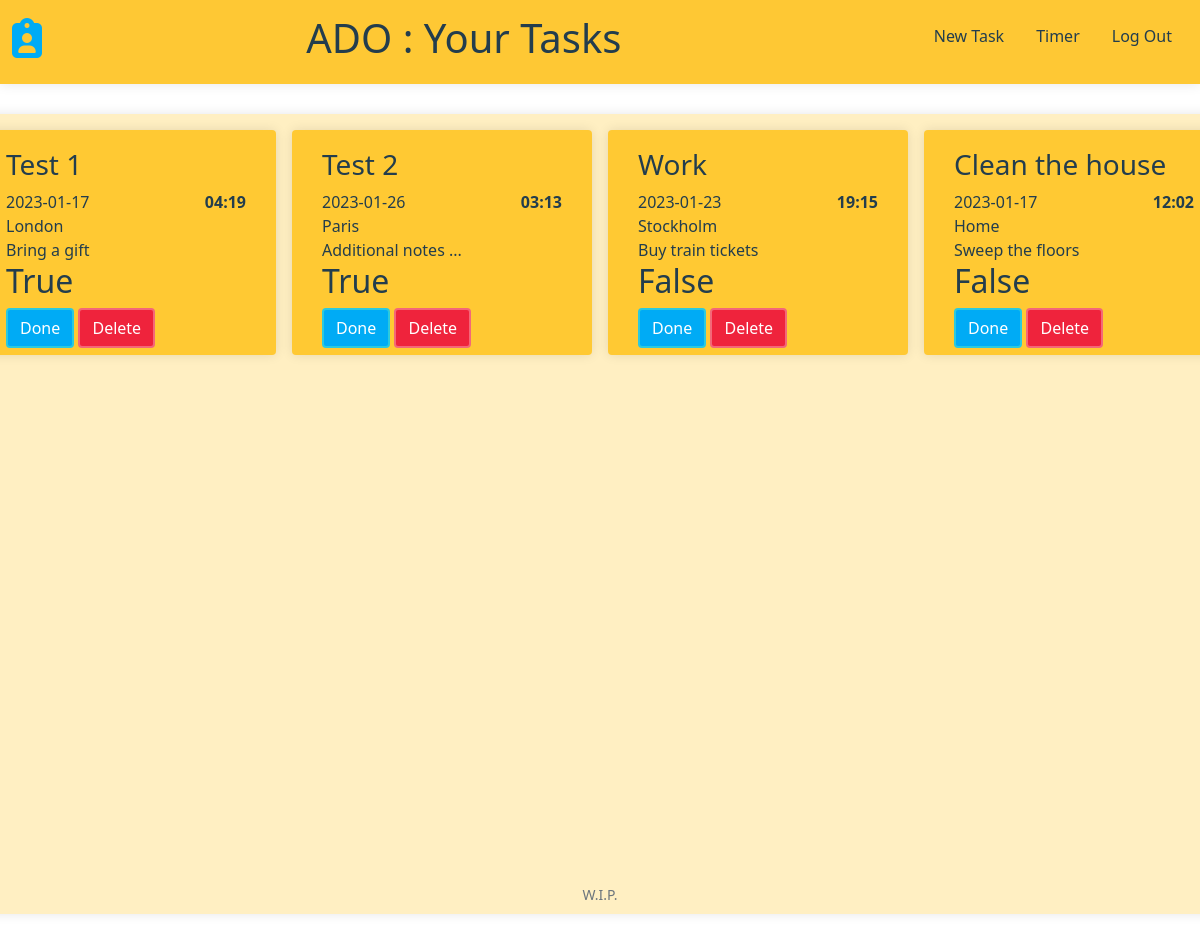
The app's page / (signed in), older data.
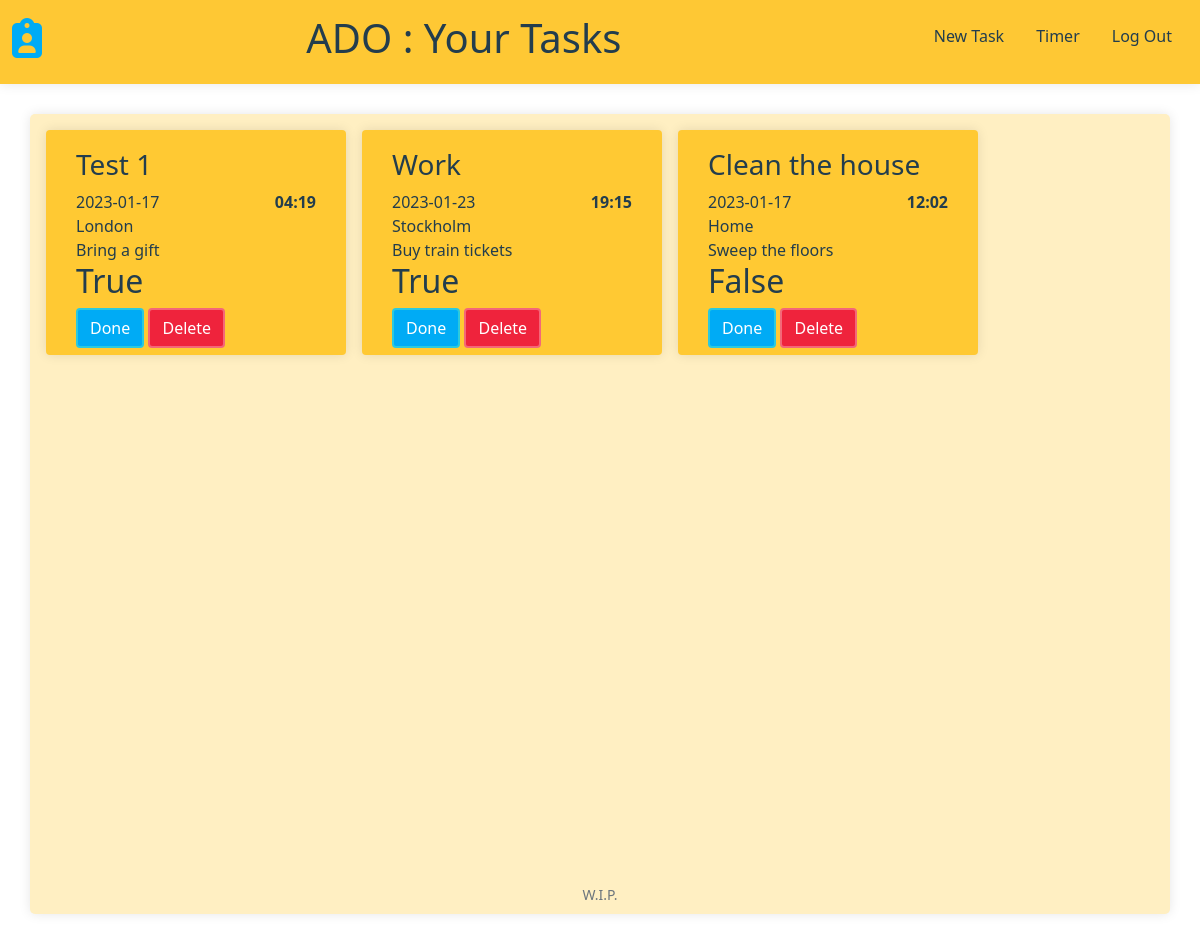
The same page, newer data.
### tables this page shows
CREATE TABLE tasks (
id INTEGER PRIMARY KEY AUTOINCREMENT NOT NULL,
task_head TEXT,
due DATETIME,
created_at DATETIME DEFAULT (datetime('now')),
notes TEXT,
user_id INTEGER,
location TEXT,
category TEXT,
time TIME,
complete BOOLEAN NOT NULL DEFAULT false,
updated_at DATETIME,
FOREIGN KEY (user_id) REFERENCES users(id));

### app.py (the view)
@app.route("/")
@login_required
def homepage():
    tasks = get_user_tasks(session["user_id"][0])
    return render_template("homepage.html", tasks=tasks)

### helpers.py (called while the page is built)
def login_required(f):
    @wraps(f)
    def decorated_function(*args, **kwargs):
        if session.get("user_id") is None:
            return redirect("/login")
        return f(*args, **kwargs)
    return decorated_function

def get_user_tasks(user_id):
    user_task_query = "SELECT * FROM tasks WHERE user_id = ?"
    cur = conn.cursor()
    cur.execute(user_task_query, (user_id,))
    task_response = cur.fetchall()
    tasks = []
    for task_entry in task_response:
        task = {}
        task["task_name"] = task_entry[1]
        task["task_due"] = task_entry[2]
        task["task_category"] = task_entry[7]
        task["task_time"] = task_entry[8]
        task["task_location"] = task_entry[6]
        task["task_notes"] = task_entry[4]
        task["task_created"] = task_entry[3]
        task["task_updated_at"] = task_entry[10]
        task["task_id"] = task_entry[0]
        if task_entry[9] == 0:
            task["task_completed"] = False
        else:
            task["task_completed"] = True
        tasks.append(task)
    return tasks

### templates/homepage.html (shortened to what this page needs)
{% extends "layout.html" %}  {% block title %} Your Tasks {% endblock %} {% block main %}
<div class="tasks-container">
  <div class="homepage-canvas">
    {% for task in tasks %}
    <div class="card-item" id="{{ task['task_id'] }}">
      <div>
        <h3>{{ task["task_name"].capitalize() }}</h3>
      </div>
      <div class="times">
        <p>{{ task["task_due"] }}</p>
        <p><strong>{{ task["task_time"] }}</strong></p>
      </div>
      <div>
        <p>{{ task["task_location"].capitalize() }}</p>
      </div>
      <div class="card-item-notes">
        <p>{{ task["task_notes"].capitalize() }}</p>
        <h2>{{ task["task_completed"] }}</h2>
      </div>
      <div class="card-task-buttons">
        <button
          class="btn primary-btn"
          id="done"
          value="{{ task['task_id'] }}"
        >
          Done
        </button>
        <button
          class="btn button-warning"
          id="delete"
          value="{{ task['task_id'] }}"
        >
          Delete
        </button>
      </div>
    </div>
    {% endfor %}
  </div>
</div>
{% endblock %}

### templates/layout.html (shortened to what this page needs)
<!DOCTYPE html>
<html lang="en">
  <head>
    <link
      href="https://cdn.jsdelivr.net/npm/bootstrap@5.1.3/dist/css/bootstrap.min.css"
      rel="stylesheet"
    />
    <link href="/static/styles.css" rel="stylesheet" />
  </head>
  <body>
    <nav class="navbar">
      <div class="container-fluid">
        <a class="navbar-brand" href="/"
          ><i class="fa-solid fa-clipboard-user"></i
        ></a>
        <h1>ADO : {% block title %} {% endblock %}</h1>
        {% if session["user_id"] %}
        <ul class="nav-items">
          <li class="nav-item">
            <a class="nav-link" href="/newTask">New Task</a>
          </li>
          <li class="nav-item">
            <a class="nav-link" href="/pomodoroTimer">Timer</a>
          </li>
          <li class="nav-item">
            <a class="nav-link" href="/logout">Log Out</a>
          </li>
        </ul>
        {% else %}
        <ul class="navbar-nav me-auto mt-2">
          <li class="nav-item"><a class="nav-link" href="/login">Log In</a></li>
        </ul>
        {% endif %}
      </div>
    </nav>
    <main>{% block main %}{% endblock %}</main>
    <footer class="small text-center text-muted">W.I.P.</footer>
  </body>
</html>

### static/styles.css (style rules this page uses)
body { background-color: #FFFFFF; color: #233D4D; }
main { height: 100vh; }
.tasks-container { display: flex; justify-content: center; }
.primary-btn { background-color: #00ABF5; border-style: solid; border-width: 2px; border-color: #2BC9DE; color: white; }
.button-warning { background-color: #ef233c; border-style: solid; border-width: 2px; border-color: #F46778; color: white; }

### static/components/navbar.css (style rules this page uses)
.navbar { background-color: #fec834; box-shadow: 0px 0px 12px rgba(0, 0, 0, 0.1); }
.nav-link { color: #233d4d; margin-top: 4px; }
.navbar-brand { font-size: 40px; color: #00abf5; padding: 0px; margin-right: 0px; margin-bottom: 8px; }
.nav-items { display: flex; list-style: none; }

### static/components/cards.css (style rules this page uses)
.homepage-canvas { width: auto; height: 100%; min-height: 100vh; background-color: #FFEFC2; margin: 30px; padding: 16px; box-shadow: 0px 0px 12px rgba(0, 0, 0, 0.1); border-radius: 5px; display: grid; grid-template-columns: 1fr 1fr 1fr 1fr; grid-gap: 16px; }
@media (min-width: 576px) { .homepage-canvas { grid-template-columns: 1fr 1fr; } }
@media (min-width: 768px) { .homepage-canvas { grid-template-columns: 1fr 1fr; } }
@media (min-width: 992px) { .homepage-canvas { grid-template-columns: 1fr 1fr 1fr; } }
@media (min-width: 1200px) { .homepage-canvas { grid-template-columns: 1fr 1fr 1fr 1fr; } }
.card-item { background-color: #FFC933; padding: 18px 30px 30px 30px; margin-bottom: 15px; border-radius: 4px; width: 300px; height: 225px; box-shadow: 0px 0px 12px rgba(0, 0, 0, 0.1) }
.card-item p { margin: 0; }
.times { display: flex; justify-content: space-between; }

Row changes from the older to the newer data that the page shows:
removed tasks: task_name "Test 2", task_due "2023-01-26", task_time "03:13", task_location "Paris", task_notes "Additional notes ...", task_completed "True", {{ task['task_id'] }} 2 (drawn)
changed tasks "Work": task_completed "False" → "True"
